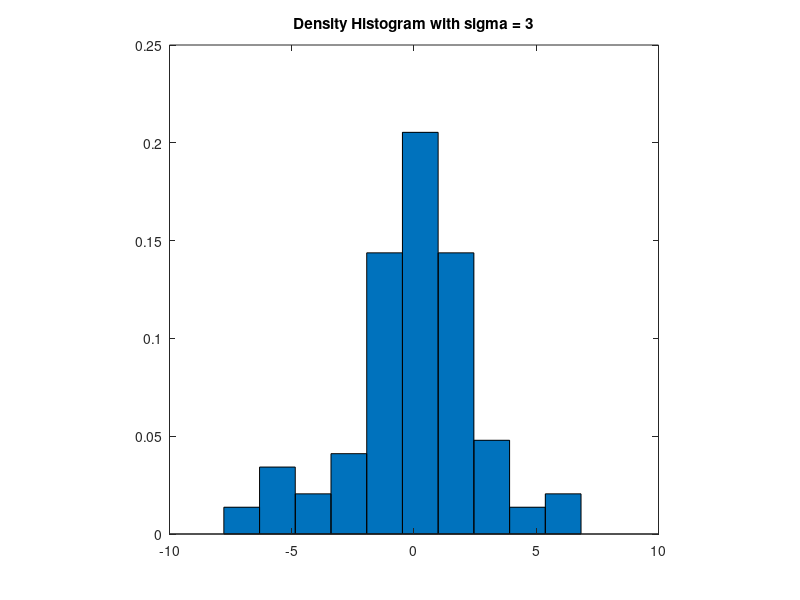
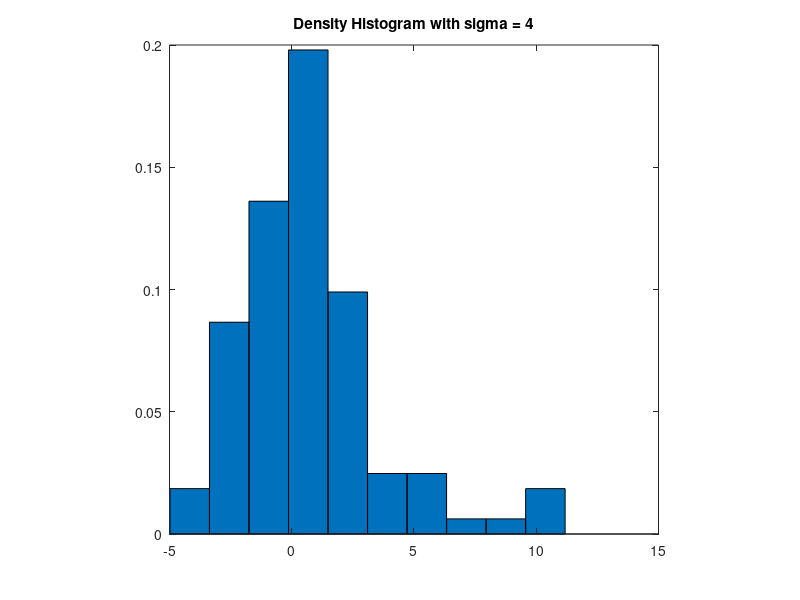
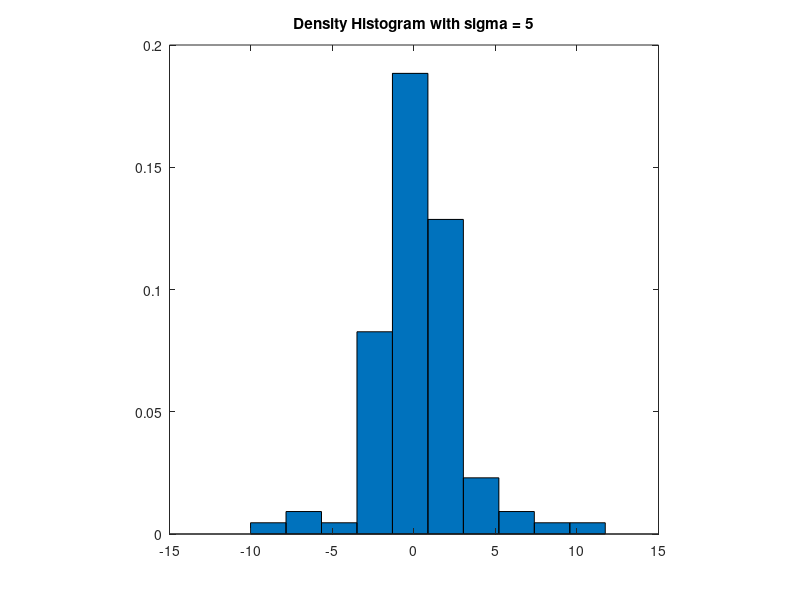

Here is the MATLAB script that generated these plots, in order:
% Clearing any pre set settings
cla
clf('reset');

% Parameters 
mu = 0;
sigmas = [3,4,5];

% In-line Functions
ratio_zero = @(y, sigma)  sigma ./ (2 .* exp(-(y - mu).^2/(2.*sigma.^2)));
ratio_not_zero = @(y, sigma) (sigma .* (1 - exp(- 0.5 .* y.^2 )))./ (y.^2 .* exp(-(y - mu).^2/(2.*sigma.^2)));
norm_pdf = @(x, sigma) normpdf(x, mu,sigma);
slash_pdf = @(b) (1 - exp(-b.^2./2))./(b.^2.*sqrt(2.*pi));
slah_pdf_0 = 1/(2*sqrt(2*pi));


% ****** Starting Algorithm *************

for sigma = sigmas;
    c = 1 / (2 * sqrt(2*pi) * norm_pdf(0,sigma));   % constant
    n=100;  % generate 100 rv's

    x = zeros(1,n);   % random variates
    xy = zeros(1,n); % corresponding y values
    rej = zeros(1,n); % rejected variates
    rejy = zeros(1,n); % corresponding y values
    irv=1;
    irej=1;

    while irv <= n
        y = normrnd(mu,sigma); % random number from g(y) 
        u = rand(1); % random number for comparison 

        if y ~= 0 && u <= ratio_not_zero(y, sigma)/c;
              x(irv)=y;
              xy(irv) = u*c;
              irv=irv+1;
           elseif y == 0 && u <= ratio_zero(y, sigma)/c;
              x(irv)=y;
              xy(irv) = u*c;
              irv=irv+1;
           else
              rej(irej)= y;
              rejy(irej) = (u*c); % really comparing u*c<=2*y
              irej = irej + 1;
        end
    end
    acc = irv/(irv+irej);
    
    % Probability of rejection
    sprintf('Probability of rejection with sigma = %g: %g', sigma, 1 - acc)

    hold off
    figure(sigma-2)
    [fr, x] = hist(x);
    h=x(2)-x(1);
    bar(x,fr/(n*h),1)
    axis square
    title(sprintf('Density Histogram with sigma = %g', sigma))
    hold on

    hold off;

end
